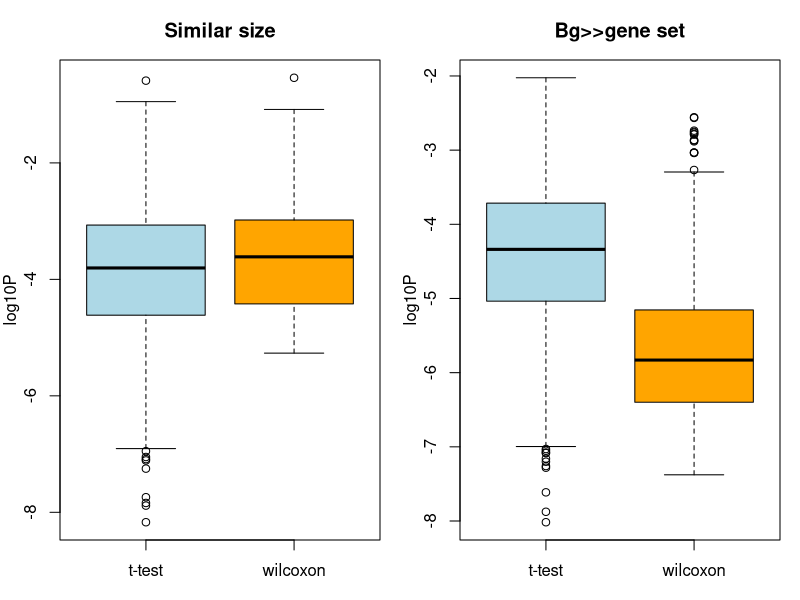

The R source for this figure:
## When many more genes are in the background than in the gene set, p values of Wilcoxon test are lower than that of t-test.
getP <- function(seed, bgSize=10) {
    set.seed(seed)
    s1 <- rnorm(bgSize)
    s2 <- rnorm(10, mean=2)
    
    tP <- t.test(s2, s1, alternative="greater")$p.value
    tW <- wilcox.test(s2, s1, alternative="greater")$p.value
    return(c(tP, tW))
}

testTests <- function(N=1000, bgSize=10) {
    ps <- t(sapply(1:N, getP, bgSize=bgSize))
    colnames(ps) <- c("t-test", "wilcoxon")
    return(ps)
}

eqSize <- testTests(bgSize=10)
ieqSize <- testTests(bgSize=1000)
cols <- c("lightblue", "orange")

par(mfrow=c(1,2), mar=c(3,3,3,1), mgp=c(2,1,0))
boxplot(log10(eqSize), col=cols, ylab="log10P", main="Similar size")
boxplot(log10(ieqSize), col=cols, ylab="log10P", main="Bg>>gene set")
dev.print(pdf, "t-wilcoxon-size.pdf", width=6, height=4)
